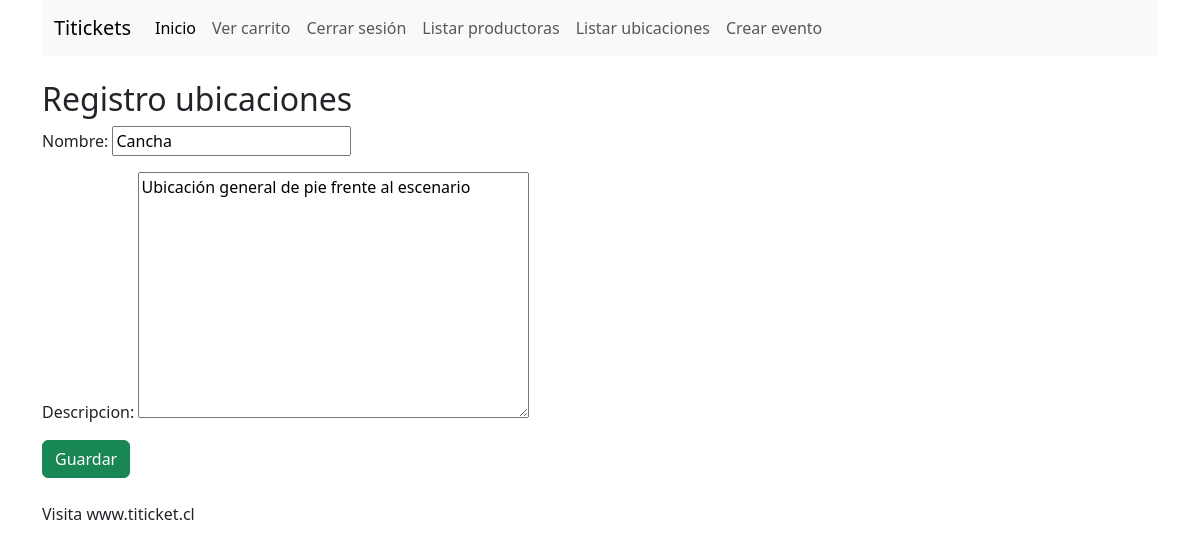
Page /editar_ubicacion/1 (signed in) on the committed database.
### core/models.py (models this page shows, shortened)
class Ubicacion(models.Model):
    nombre = models.CharField(max_length=100)
    descripcion = models.TextField(blank=True, null=True)

### core/views.py (the view)
# urls.py: path('editar_ubicacion/<int:id>', views.editar_ubicacion, name='editar_ubicacion'),
@login_required
@user_passes_test(es_admin)
def editar_ubicacion(request, id):
    ubicacion = get_object_or_404(Ubicacion, id=id)
    form = UbicacionForm(request.POST or None, instance=ubicacion)
    if form.is_valid():
        form.save()
        return redirect('lista_ubicaciones')
    return render(request, 'admin/ubicaciones/form.html', {'form': form})

### core/forms.py
class UbicacionForm(forms.ModelForm):
    class Meta:
        model = Ubicacion
        fields = '__all__'

### core/views.py (called while the page is built)
def es_admin(user):
    return user.groups.filter(name='administrador').exists()

### core/templates/admin/ubicaciones/form.html (shortened to what this page needs)
{% extends 'base.html' %}
{% block contenido %}
<h2>Registro ubicaciones</h2>
<form method="post">
    {{ form.as_p }}
    <button class="btn btn-success" type="submit">Guardar</button>
</form>
{% endblock %}

### rows in the picture
Ubicacion: nombre "Cancha", descripcion "Ubicación general de pie frente al escenario"
